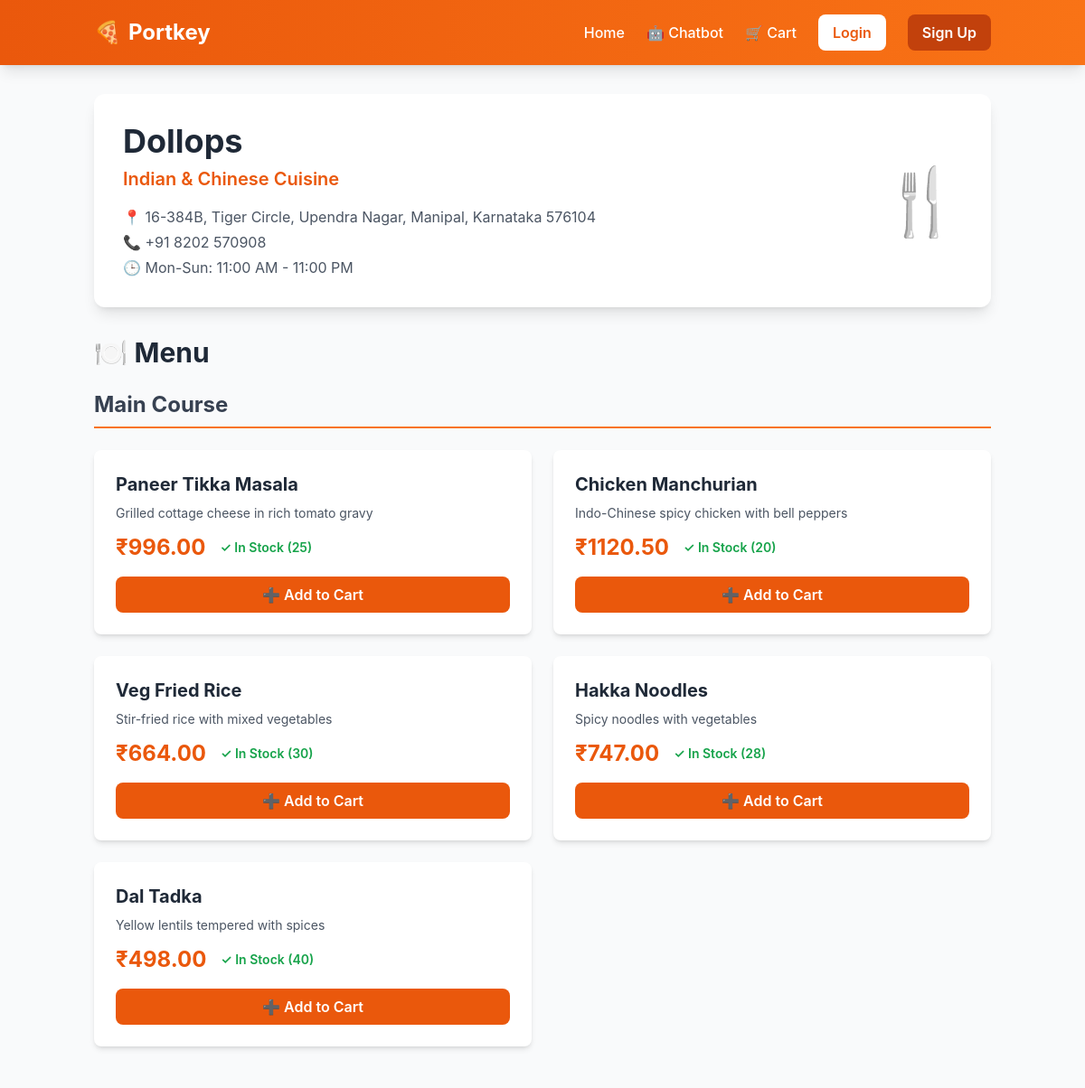
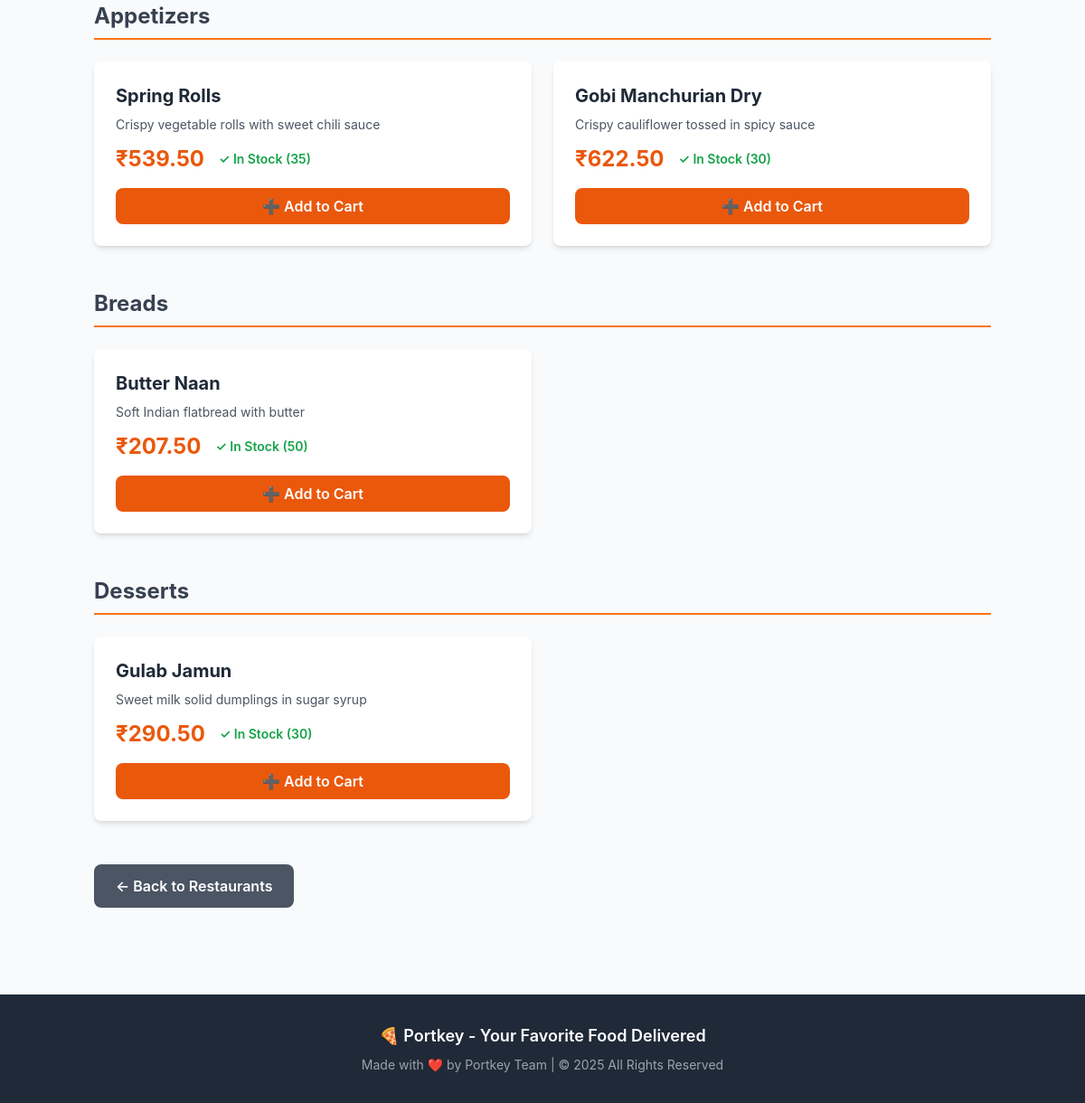
The page /restaurant/1 on the database its author committed (2 pictures, top to bottom).
### models.py (models this page shows, shortened)
class Restaurant(Base):
    __tablename__ = 'restaurants'
    id = Column(Integer, primary_key=True, autoincrement=True)
    name = Column(String(100), nullable=False, index=True)
    address = Column(String(200), nullable=False)
    contact = Column(String(50), nullable=False)
    operating_hours = Column(String(100), nullable=False)  # e.g., "Mon-Sun: 10AM-10PM"
    cuisine_type = Column(String(50), nullable=False, index=True)  # e.g., "Italian", "Chinese"
    menu_items = relationship("MenuItem", back_populates="restaurant", cascade="all, delete-orphan")

class MenuItem(Base):
    __tablename__ = 'menu_items'
    id = Column(Integer, primary_key=True, autoincrement=True)
    restaurant_id = Column(Integer, ForeignKey('restaurants.id'), nullable=False, index=True)
    name = Column(String(100), nullable=False, index=True)
    description = Column(String(500), nullable=False)
    price = Column(DECIMAL(10, 2), nullable=False)
    category = Column(String(50), nullable=False, index=True)  # e.g., "Appetizer", "Main", "Dessert", "Beverage"
    availability = Column(Boolean, default=True, nullable=False)
    stock_quantity = Column(Integer, default=100, nullable=False)  # Available stock
    restaurant = relationship("Restaurant", back_populates="menu_items")
    cart_items = relationship("CartItem", back_populates="menu_item", cascade="all, delete-orphan")
    @property
    def is_in_stock(self):
        return self.stock_quantity > 0 and self.availability

### app.py (the view)
@app.route('/restaurant/<int:restaurant_id>')
def restaurant(restaurant_id):
    db = SessionLocal()
    try:
        restaurant = db.query(Restaurant).filter_by(id=restaurant_id).first()
        if not restaurant:
            flash('Restaurant not found.', 'error')
            return redirect(url_for('index'))
        menu_items = db.query(MenuItem).filter_by(restaurant_id=restaurant_id).all()
        cart_count = get_cart_count()
        if 'user_id' in session:
            cart_items = db.query(CartItem).filter_by(user_id=session['user_id']).all()
        else:
            session_id = session.get('session_id')
            if session_id:
                cart_items = db.query(CartItem).filter_by(session_id=session_id).all()
            else:
                cart_items = []
        cart_item_ids = {item.menu_item_id for item in cart_items}
        for item in menu_items:
            item.price_inr = convert_to_inr(item.price)
            item.in_cart = item.id in cart_item_ids
        return render_template('restaurant.html', restaurant=restaurant, menu_items=menu_items, cart_count=cart_count)
    finally:
        db.close()

### app.py (called while the page is built, shortened)
def get_cart_count():
    session_id = session.get('session_id')
    if not session_id:
        return 0

def convert_to_inr(usd_amount):
    return float(usd_amount) * USD_TO_INR

### templates/restaurant.html (shortened to what this page needs)
{% extends "base.html" %}
{% block content %}
<div class="max-w-7xl mx-auto">
    <div class="bg-white rounded-xl shadow-lg p-8 mb-8">
        <div class="flex items-center justify-between">
            <div>
                <h1 class="text-4xl font-bold text-gray-800 mb-2">{{ restaurant.name }}</h1>
                <p class="text-orange-600 text-xl font-semibold mb-4">{{ restaurant.cuisine_type }} Cuisine</p>
                <div class="text-gray-600 space-y-1">
                    <p>📍 {{ restaurant.address }}</p>
                    <p>📞 {{ restaurant.contact }}</p>
                    <p>🕒 {{ restaurant.operating_hours }}</p>
                </div>
            </div>
            <div class="text-7xl">
                {% if restaurant.cuisine_type == 'Italian' %}🍝
                {% elif restaurant.cuisine_type == 'Chinese' %}🥡
                {% elif restaurant.cuisine_type == 'Indian' %}🍛
                {% elif restaurant.cuisine_type == 'Mexican' %}🌮
                {% elif restaurant.cuisine_type == 'American' %}🍔
                {% else %}🍴
                {% endif %}
            </div>
        </div>
    </div>
    <h2 class="text-3xl font-bold text-gray-800 mb-6">🍽️ Menu</h2>
    {% if menu_items %}
        {% set categories = menu_items | map(attribute='category') | unique | list %}
        {% for category in categories %}
        <div class="mb-12">
            <h3 class="text-2xl font-bold text-gray-700 mb-6 border-b-2 border-orange-500 pb-2">{{ category }}</h3>
            <div class="grid grid-cols-1 md:grid-cols-2 gap-6">
                {% for item in menu_items if item.category == category %}
                <div class="bg-white rounded-lg shadow-md p-6 hover:shadow-xl transition">
                    <div class="flex justify-between items-start mb-4">
                        <div class="flex-1">
                            <h4 class="text-xl font-bold text-gray-800 mb-2">{{ item.name }}</h4>
                            <p class="text-gray-600 text-sm mb-3">{{ item.description }}</p>
                            <div class="flex items-center space-x-4">
                                <span class="text-2xl font-bold text-orange-600">₹{{ "%.2f"|format(item.price_inr) }}</span>
                                {% if item.is_in_stock %}
                                <span class="text-green-600 text-sm font-semibold">✓ In Stock ({{ item.stock_quantity }})</span>
                                {% else %}
                                <span class="text-red-600 text-sm font-semibold">✗ Out of Stock</span>
                                {% endif %}
                            </div>
                        </div>
                    </div>
                    {% if item.is_in_stock %}
                    <form action="/cart/add" method="POST" class="w-full">
                        <button
                            type="submit"
                            class="w-full {% if item.in_cart %}bg-red-600 hover:bg-red-700{% else %}bg-orange-600 hover:bg-orange-700{% endif %} text-white py-2 px-4 rounded-lg font-semibold transition"
                        >
                            {% if item.in_cart %}🗑️ Remove from Cart{% else %}➕ Add to Cart{% endif %}
                        </button>
                    </form>
                    {% endif %}
                </div>
                {% endfor %}
            </div>
        </div>
        {% endfor %}
    {% else %}
    <div class="bg-yellow-50 border-l-4 border-yellow-500 p-6 rounded-lg">
        <p class="text-yellow-700 font-medium">No menu items available at the moment.</p>
    </div>
    {% endif %}
    <div class="mt-8">
        <a href="/" class="inline-block bg-gray-600 text-white px-6 py-3 rounded-lg font-semibold hover:bg-gray-700 transition">
            ← Back to Restaurants
        </a>
    </div>
</div>
{% endblock %}

### templates/base.html (style rules this page uses)
body { font-family: 'Inter', system-ui, -apple-system, sans-serif; }

### rows shown on the page
Restaurant: name "Dollops", cuisine_type "Indian & Chinese", address "16-384B, Tiger Circle, Upendra Nagar, Manipal, Karnataka 576104", contact "+91 8202 570908", operating_hours "Mon-Sun: 11:00 AM - 11:00 PM"
MenuItem: category "Main Course", name "Paneer Tikka Masala", description "Grilled cottage cheese in rich tomato gravy", price_inr "996.00", stock_quantity "25"
MenuItem: name "Chicken Manchurian", description "Indo-Chinese spicy chicken with bell peppers", price_inr "1120.50", stock_quantity "20"
MenuItem: name "Veg Fried Rice", description "Stir-fried rice with mixed vegetables", price_inr "664.00", stock_quantity "30"
MenuItem: name "Hakka Noodles", description "Spicy noodles with vegetables", price_inr "747.00", stock_quantity "28"
MenuItem: name "Dal Tadka", description "Yellow lentils tempered with spices", price_inr "498.00", stock_quantity "40"
MenuItem: category "Appetizers", name "Spring Rolls", description "Crispy vegetable rolls with sweet chili sauce", price_inr "539.50", stock_quantity "35"
MenuItem: name "Gobi Manchurian Dry", description "Crispy cauliflower tossed in spicy sauce", price_inr "622.50", stock_quantity "30"
MenuItem: category "Breads", name "Butter Naan", description "Soft Indian flatbread with butter", price_inr "207.50", stock_quantity "50"
MenuItem: category "Desserts", name "Gulab Jamun", description "Sweet milk solid dumplings in sugar syrup", price_inr "290.50", stock_quantity "30"
